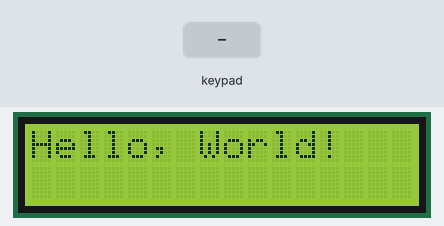
This sketch was run on a simulated Arduino Uno, built with avr-gcc and run on an emulated ATmega328P. On the bench: 16×2 character LCD. The test bench sets the inputs (shaded band).

Above: at 1.2 s.
1.3 s: keypad keys 9 8 7 6 # pressed 0.4 s apart
At 3.3 s:
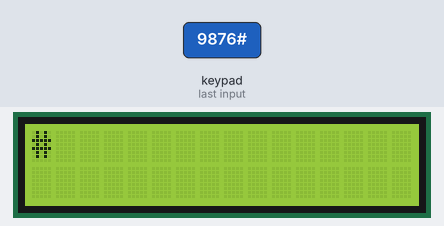
4.8 s: key 'A' pressed
At 6.0 s:
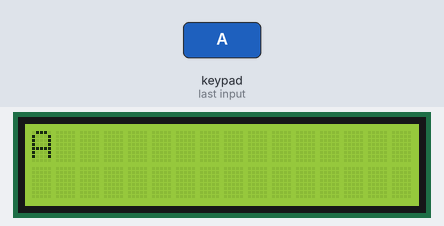
6.3 s: key 'B' pressed
At 7.3 s:
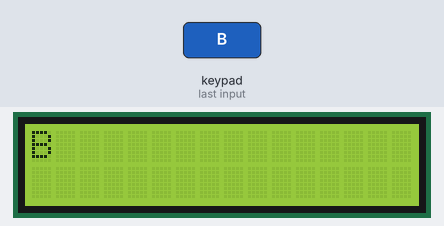
7.8 s: keypad keys 9 8 7 6 * pressed 0.4 s apart
At 9.7 s:
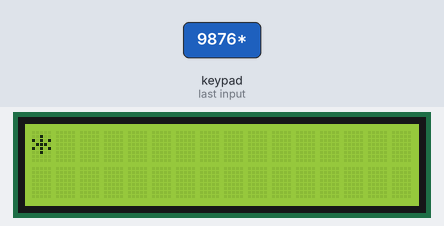
11.3 s: key 'C' pressed
At 12.2 s:
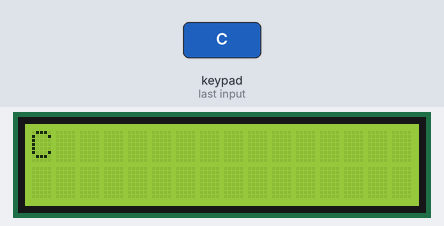
12.8 s: keypad keys 9 8 7 6 D pressed 0.4 s apart
At 13.01 s:
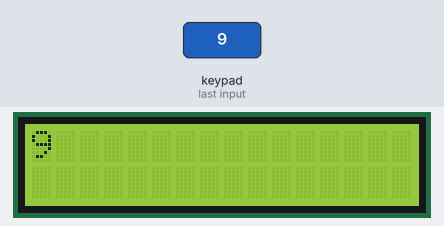
Timing chart, 0 to 15.8 s (numbered marks = the images above; inputs shaded):
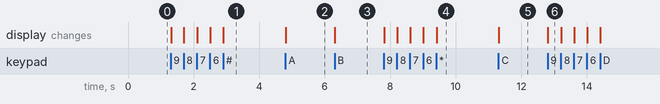

The sketch:

Calculator.ino
```cpp
#include <Keypad.h>
#include <Wire.h>
#include <LiquidCrystal_I2C.h>

const byte ROWS = 4; // Define o número de linhas do teclado (4 no caso de um teclado 4x4)
const byte COLS = 4; // Define o número de colunas do teclado (4 no caso de um teclado 4x4)
LiquidCrystal_I2C lcd(0x27, 16, 2);

char keys[ROWS][COLS] = {
  {'1', '2', '3', 'A'},
  {'4', '5', '6', 'B'},
  {'7', '8', '9', 'C'},
  {'*', '0', '#', 'D'}
};

byte rowPins[ROWS] = {9, 8, 7, 6}; // Define os pinos das linhas
byte colPins[COLS] = {5, 4, 3, 2}; // Define os pinos das colunas

Keypad keypad = Keypad( makeKeymap(keys), rowPins, colPins, ROWS, COLS );

void setup() {
  Serial.begin(9600);
  lcd.init();
  lcd.backlight(); // Ative o backlight (opcional)
  lcd.setCursor(0, 0);
  lcd.print("Hello, World!"); // Escreva uma mensagem inicial no display
}

void loop() {
  char key = keypad.getKey(); // Lê a tecla pressionada

  if (key) {
    lcd.clear(); // Limpe o display antes de imprimir a próxima tecla
    lcd.setCursor(0, 0);
    lcd.print(key);
  }
}
```

Measured:
- after the input at 1.3 s, the display: first changes at once (image 1 shows a later state)
- after the input at 4.8 s, the display: changes at once (image 2)
- after the input at 6.3 s, the display: changes at once (image 3)
- after the input at 7.8 s, the display: first changes at once (image 4 shows a later state)
- after the input at 11.3 s, the display: changes at once (image 5)
- after the input at 12.8 s, the display: changes at once (image 6)
